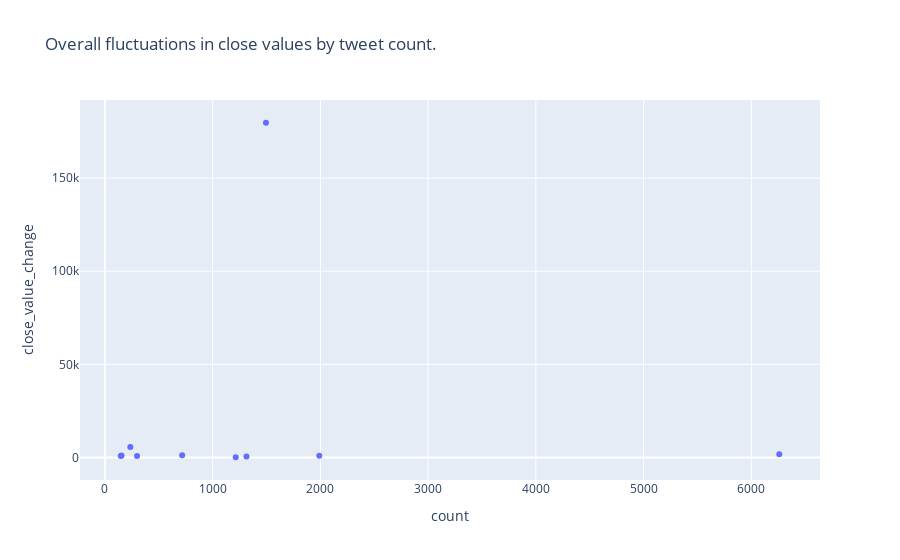

Write notebook code for a chart like this one.
### Code cell
import plotly.express as px
import pandas as pd
fig = px.scatter(query_output, 
              x='count',
              y='close_value_change',
              title='Overall fluctuations in close values by tweet count.', 
              hover_name='symbolid')
fig.show()

### Figure 1 — Plotly figure (JSON) as saved in the notebook; plotly's stock layout.template omitted (floating-point values rounded to 4 significant figures)
{"data": [{"hovertemplate": "<b>%{hovertext}</b><br><br>count=%{x}<br>close_value_change=%{y}<extra></extra>", "hovertext": [898, 2500, 5667, 3305, 5049, 3066, 742, 4875, 3967, 3584], "legendgroup": "", "marker": {"color": "#636efa", "symbol": "circle"}, "mode": "markers", "name": "", "orientation": "v", "showlegend": false, "type": "scatter", "x": [1495, 236, 6259, 717, 154, 1990, 298, 147, 1314, 1214], "xaxis": "x", "y": [179700.0, 5700.0, 1686, 1166.0, 1031.0, 991.0, 860.5, 758.0, 557.0, 134.1], "yaxis": "y"}], "layout": {"legend": {"tracegroupgap": 0}, "title": {"text": "Overall fluctuations in close values by tweet count."}, "xaxis": {"anchor": "y", "domain": [0, 1], "title": {"text": "count"}}, "yaxis": {"anchor": "x", "domain": [0, 1], "title": {"text": "close_value_change"}}}}
